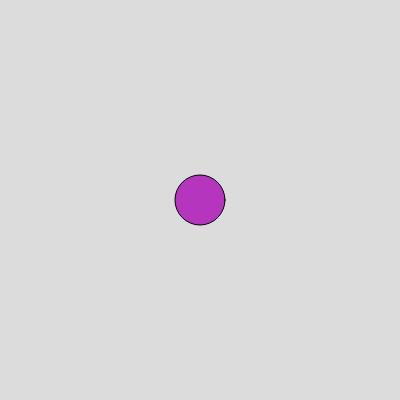
Frame 1 (no input)
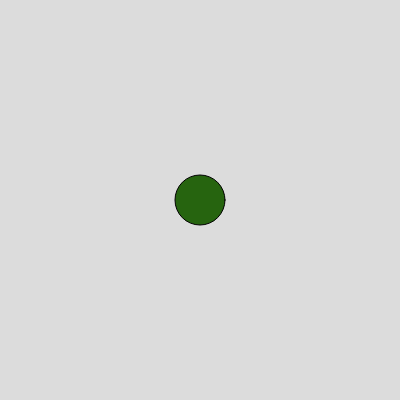
Frame 60 (no input)
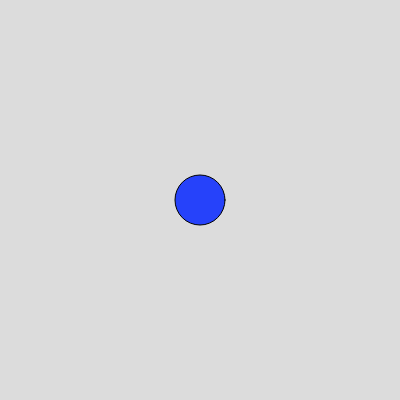
Frame 120 (the mouse pressed at the canvas centre since frame 60)

The p5.js sketch that drew these frames (run headless with seeded random() and noise() and a simulated clock; from frame 60 on, the mouse is pressed at the canvas centre):

// p5.js sketch
// ── sketch.js
function setup() {
  createCanvas(400, 400);
}

function draw() {
  background(220);
  fill(random(255), random(255), random(255))
  circle(200, 200, 50)
}
